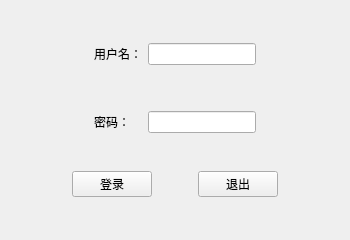
<?xml version="1.0" encoding="UTF-8"?>
<ui version="4.0">
 <class>MainWindow</class>
 <widget class="QMainWindow" name="MainWindow">
  <property name="geometry">
   <rect>
    <x>0</x>
    <y>0</y>
    <width>350</width>
    <height>240</height>
   </rect>
  </property>
  <property name="minimumSize">
   <size>
    <width>350</width>
    <height>240</height>
   </size>
  </property>
  <property name="maximumSize">
   <size>
    <width>350</width>
    <height>240</height>
   </size>
  </property>
  <property name="windowTitle">
   <string>登陆窗口</string>
  </property>
  <widget class="QWidget" name="centralWidget">
   <layout class="QVBoxLayout" name="verticalLayout">
    <item>
     <widget class="QWidget" name="widget" native="true">
      <property name="sizePolicy">
       <sizepolicy hsizetype="Preferred" vsizetype="Fixed">
        <horstretch>0</horstretch>
        <verstretch>0</verstretch>
       </sizepolicy>
      </property>
      <layout class="QGridLayout" name="gridLayout">
       <property name="leftMargin">
        <number>0</number>
       </property>
       <property name="topMargin">
        <number>0</number>
       </property>
       <property name="rightMargin">
        <number>0</number>
       </property>
       <property name="bottomMargin">
        <number>0</number>
       </property>
       <item row="2" column="1">
        <widget class="QLabel" name="label_2">
         <property name="text">
          <string>密码：</string>
         </property>
        </widget>
       </item>
       <item row="2" column="2">
        <widget class="QLineEdit" name="lineEdit_2">
         <property name="echoMode">
          <enum>QLineEdit::Password</enum>
         </property>
        </widget>
       </item>
       <item row="0" column="3">
        <spacer name="horizontalSpacer_5">
         <property name="orientation">
          <enum>Qt::Horizontal</enum>
         </property>
         <property name="sizeHint" stdset="0">
          <size>
           <width>40</width>
           <height>20</height>
          </size>
         </property>
        </spacer>
       </item>
       <item row="0" column="0">
        <spacer name="horizontalSpacer_4">
         <property name="orientation">
          <enum>Qt::Horizontal</enum>
         </property>
         <property name="sizeHint" stdset="0">
          <size>
           <width>40</width>
           <height>20</height>
          </size>
         </property>
        </spacer>
       </item>
       <item row="0" column="1">
        <widget class="QLabel" name="label">
         <property name="text">
          <string>用户名：</string>
         </property>
        </widget>
       </item>
       <item row="0" column="2">
        <widget class="QLineEdit" name="lineEdit"/>
       </item>
       <item row="1" column="2">
        <spacer name="verticalSpacer">
         <property name="orientation">
          <enum>Qt::Vertical</enum>
         </property>
         <property name="sizeHint" stdset="0">
          <size>
           <width>20</width>
           <height>40</height>
          </size>
         </property>
        </spacer>
       </item>
      </layout>
     </widget>
    </item>
    <item>
     <widget class="QWidget" name="widget_3" native="true">
      <property name="sizePolicy">
       <sizepolicy hsizetype="Preferred" vsizetype="Fixed">
        <horstretch>0</horstretch>
        <verstretch>0</verstretch>
       </sizepolicy>
      </property>
      <layout class="QHBoxLayout" name="horizontalLayout_3">
       <property name="leftMargin">
        <number>0</number>
       </property>
       <property name="topMargin">
        <number>0</number>
       </property>
       <property name="rightMargin">
        <number>0</number>
       </property>
       <property name="bottomMargin">
        <number>0</number>
       </property>
       <item>
        <spacer name="horizontalSpacer">
         <property name="orientation">
          <enum>Qt::Horizontal</enum>
         </property>
         <property name="sizeHint" stdset="0">
          <size>
           <width>40</width>
           <height>20</height>
          </size>
         </property>
        </spacer>
       </item>
       <item>
        <widget class="QPushButton" name="pushButton">
         <property name="text">
          <string>登录</string>
         </property>
        </widget>
       </item>
       <item>
        <spacer name="horizontalSpacer_3">
         <property name="orientation">
          <enum>Qt::Horizontal</enum>
         </property>
         <property name="sizeType">
          <enum>QSizePolicy::Fixed</enum>
         </property>
         <property name="sizeHint" stdset="0">
          <size>
           <width>40</width>
           <height>20</height>
          </size>
         </property>
        </spacer>
       </item>
       <item>
        <widget class="QPushButton" name="pushButton_2">
         <property name="text">
          <string>退出</string>
         </property>
        </widget>
       </item>
       <item>
        <spacer name="horizontalSpacer_2">
         <property name="orientation">
          <enum>Qt::Horizontal</enum>
         </property>
         <property name="sizeHint" stdset="0">
          <size>
           <width>40</width>
           <height>20</height>
          </size>
         </property>
        </spacer>
       </item>
      </layout>
     </widget>
    </item>
   </layout>
  </widget>
 </widget>
 <layoutdefault spacing="6" margin="11"/>
 <resources/>
 <connections/>
</ui>
